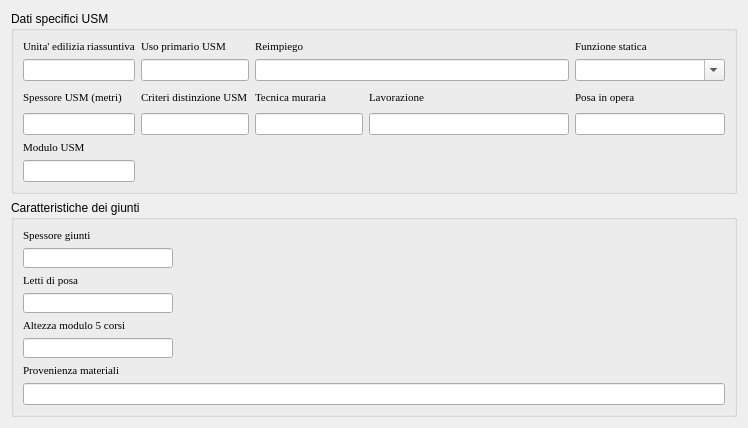
     <widget class="QWidget" name="tab_6">
      <attribute name="title">
       <string>USM</string>
      </attribute>
      <layout class="QGridLayout" name="gridLayout_31">
       <item row="0" column="0">
        <widget class="QgsCollapsibleGroupBox" name="groupBox_3">
         <property name="title">
          <string>Dati specifici USM </string>
         </property>
         <property name="collapsed">
          <bool>false</bool>
         </property>
         <layout class="QGridLayout" name="gridLayout_19">
          <item row="0" column="0">
           <layout class="QGridLayout" name="gridLayout_23">
            <item row="0" column="0">
             <widget class="QLabel" name="label_53">
              <property name="minimumSize">
               <size>
                <width>0</width>
                <height>0</height>
               </size>
              </property>
              <property name="font">
               <font>
                <family>Times New Roman</family>
                <pointsize>8</pointsize>
                <weight>50</weight>
                <italic>false</italic>
                <bold>false</bold>
               </font>
              </property>
              <property name="text">
               <string>Unita' edilizia riassuntiva</string>
              </property>
             </widget>
            </item>
            <item row="0" column="1">
             <widget class="QLabel" name="label_113">
              <property name="font">
               <font>
                <family>Times New Roman</family>
                <pointsize>8</pointsize>
                <weight>50</weight>
                <italic>false</italic>
                <bold>false</bold>
               </font>
              </property>
              <property name="text">
               <string>Uso primario USM</string>
              </property>
             </widget>
            </item>
            <item row="0" column="2">
             <widget class="QLabel" name="label_57">
              <property name="minimumSize">
               <size>
                <width>0</width>
                <height>0</height>
               </size>
              </property>
              <property name="maximumSize">
               <size>
                <width>16777215</width>
                <height>20</height>
               </size>
              </property>
              <property name="font">
               <font>
                <family>Times New Roman</family>
                <pointsize>8</pointsize>
                <weight>50</weight>
                <italic>false</italic>
                <bold>false</bold>
               </font>
              </property>
              <property name="text">
               <string>Reimpiego</string>
              </property>
             </widget>
            </item>
            <item row="0" column="4">
             <widget class="QLabel" name="label_52">
              <property name="minimumSize">
               <size>
                <width>0</width>
                <height>0</height>
               </size>
              </property>
              <property name="font">
               <font>
                <family>Times New Roman</family>
                <pointsize>8</pointsize>
                <weight>50</weight>
                <italic>false</italic>
                <bold>false</bold>
               </font>
              </property>
              <property name="text">
               <string>Funzione statica</string>
              </property>
             </widget>
            </item>
            <item row="1" column="0">
             <widget class="QLineEdit" name="lineEdit_unita_edilizia_riassuntiva_usm">
              <property name="enabled">
               <bool>true</bool>
              </property>
              <property name="minimumSize">
               <size>
                <width>0</width>
                <height>20</height>
               </size>
              </property>
              <property name="font">
               <font>
                <family>Times New Roman</family>
                <pointsize>8</pointsize>
                <weight>50</weight>
                <italic>false</italic>
                <bold>false</bold>
               </font>
              </property>
             </widget>
            </item>
            <item row="1" column="1">
             <widget class="QLineEdit" name="lineEdit_uso_primario_usm">
              <property name="minimumSize">
               <size>
                <width>0</width>
                <height>20</height>
               </size>
              </property>
             </widget>
            </item>
            <item row="1" column="2" colspan="2">
             <widget class="QLineEdit" name="lineEdit_reimpiego_usm">
              <property name="enabled">
               <bool>true</bool>
              </property>
              <property name="minimumSize">
               <size>
                <width>200</width>
                <height>20</height>
               </size>
              </property>
              <property name="font">
               <font>
                <family>Times New Roman</family>
                <pointsize>8</pointsize>
                <weight>50</weight>
                <italic>false</italic>
                <bold>false</bold>
               </font>
              </property>
              <property name="frame">
               <bool>true</bool>
              </property>
              <property name="cursorMoveStyle">
               <enum>Qt::LogicalMoveStyle</enum>
              </property>
             </widget>
            </item>
            <item row="1" column="4">
             <widget class="QComboBox" name="comboBox_funz_statica_usm">
              <property name="sizePolicy">
               <sizepolicy hsizetype="Preferred" vsizetype="Preferred">
                <horstretch>0</horstretch>
                <verstretch>0</verstretch>
               </sizepolicy>
              </property>
              <property name="minimumSize">
               <size>
                <width>150</width>
                <height>20</height>
               </size>
              </property>
              <property name="font">
               <font>
                <family>Times New Roman</family>
                <pointsize>8</pointsize>
                <weight>50</weight>
                <italic>false</italic>
                <bold>false</bold>
               </font>
              </property>
              <property name="editable">
               <bool>true</bool>
              </property>
             </widget>
            </item>
            <item row="2" column="0">
             <widget class="QLabel" name="label_106">
              <property name="font">
               <font>
                <family>Times New Roman</family>
                <pointsize>8</pointsize>
                <weight>50</weight>
                <italic>false</italic>
                <bold>false</bold>
               </font>
              </property>
              <property name="text">
               <string>Spessore USM (metri)</string>
              </property>
             </widget>
            </item>
            <item row="2" column="1">
             <widget class="QLabel" name="label_112">
              <property name="font">
               <font>
                <family>Times New Roman</family>
                <pointsize>8</pointsize>
                <weight>50</weight>
                <italic>false</italic>
                <bold>false</bold>
               </font>
              </property>
              <property name="text">
               <string>Criteri distinzione USM</string>
              </property>
             </widget>
            </item>
            <item row="2" column="2">
             <widget class="QLabel" name="label_107">
              <property name="font">
               <font>
                <family>Times New Roman</family>
                <pointsize>8</pointsize>
                <weight>50</weight>
                <italic>false</italic>
                <bold>false</bold>
               </font>
              </property>
              <property name="text">
               <string>Tecnica muraria</string>
              </property>
             </widget>
            </item>
            <item row="2" column="3">
             <widget class="QLabel" name="label_56">
              <property name="minimumSize">
               <size>
                <width>0</width>
                <height>20</height>
               </size>
              </property>
              <property name="maximumSize">
               <size>
                <width>16777215</width>
                <height>20</height>
               </size>
              </property>
              <property name="font">
               <font>
                <family>Times New Roman</family>
                <pointsize>8</pointsize>
                <weight>50</weight>
                <italic>false</italic>
                <bold>false</bold>
               </font>
              </property>
              <property name="text">
               <string>Lavorazione</string>
              </property>
             </widget>
            </item>
            <item row="2" column="4">
             <widget class="QLabel" name="label_58">
              <property name="minimumSize">
               <size>
                <width>0</width>
                <height>20</height>
               </size>
              </property>
              <property name="maximumSize">
               <size>
                <width>16777215</width>
                <height>20</height>
               </size>
              </property>
              <property name="font">
               <font>
                <family>Times New Roman</family>
                <pointsize>8</pointsize>
                <weight>50</weight>
                <italic>false</italic>
                <bold>false</bold>
               </font>
              </property>
              <property name="text">
               <string>Posa in opera</string>
              </property>
             </widget>
            </item>
            <item row="3" column="0">
             <widget class="QLineEdit" name="lineEdit_spessore_usm">
              <property name="minimumSize">
               <size>
                <width>0</width>
                <height>20</height>
               </size>
              </property>
             </widget>
            </item>
            <item row="3" column="1">
             <widget class="QLineEdit" name="lineEdit_criteri_distinzione_usm">
              <property name="minimumSize">
               <size>
                <width>0</width>
                <height>20</height>
               </size>
              </property>
             </widget>
            </item>
            <item row="3" column="2">
             <widget class="QLineEdit" name="lineEdit_tecnica_muraria_usm">
              <property name="minimumSize">
               <size>
                <width>0</width>
                <height>20</height>
               </size>
              </property>
             </widget>
            </item>
            <item row="3" column="3">
             <widget class="QLineEdit" name="lineEdit_lavorazione_usm">
              <property name="enabled">
               <bool>true</bool>
              </property>
              <property name="minimumSize">
               <size>
                <width>200</width>
                <height>20</height>
               </size>
              </property>
              <property name="font">
               <font>
                <family>Times New Roman</family>
                <pointsize>8</pointsize>
                <weight>50</weight>
                <italic>false</italic>
                <bold>false</bold>
               </font>
              </property>
             </widget>
            </item>
            <item row="3" column="4">
             <widget class="QLineEdit" name="lineEdit_posa_in_opera_usm">
              <property name="enabled">
               <bool>true</bool>
              </property>
              <property name="minimumSize">
               <size>
                <width>0</width>
                <height>20</height>
               </size>
              </property>
              <property name="font">
               <font>
                <family>Times New Roman</family>
                <pointsize>8</pointsize>
                <weight>50</weight>
                <italic>false</italic>
                <bold>false</bold>
               </font>
              </property>
             </widget>
            </item>
            <item row="4" column="0">
             <widget class="QLabel" name="label_108">
              <property name="font">
               <font>
                <family>Times New Roman</family>
                <pointsize>8</pointsize>
                <weight>50</weight>
                <italic>false</italic>
                <bold>false</bold>
               </font>
              </property>
              <property name="text">
               <string>Modulo USM</string>
              </property>
             </widget>
            </item>
            <item row="5" column="0">
             <widget class="QLineEdit" name="lineEdit_modulo_usm">
              <property name="minimumSize">
               <size>
                <width>0</width>
                <height>20</height>
               </size>
              </property>
             </widget>
            </item>
           </layout>
          </item>
         </layout>
        </widget>
       </item>
       <item row="1" column="0">
        <widget class="QgsCollapsibleGroupBox" name="groupBox_4">
         <property name="title">
          <string>Caratteristiche dei giunti</string>
         </property>
         <property name="collapsed">
          <bool>false</bool>
         </property>
         <layout class="QGridLayout" name="gridLayout_22">
          <item row="0" column="0">
           <layout class="QGridLayout" name="gridLayout">
            <item row="0" column="0">
             <widget class="QLabel" name="label_63">
              <property name="font">
               <font>
                <family>Times New Roman</family>
                <pointsize>8</pointsize>
                <weight>50</weight>
                <italic>false</italic>
                <bold>false</bold>
               </font>
              </property>
              <property name="text">
               <string>Spessore giunti</string>
              </property>
             </widget>
            </item>
            <item row="1" column="0">
             <widget class="QLineEdit" name="lineEdit_spessore_giunti_usm">
              <property name="enabled">
               <bool>true</bool>
              </property>
              <property name="minimumSize">
               <size>
                <width>150</width>
                <height>20</height>
               </size>
              </property>
              <property name="maximumSize">
               <size>
                <width>150</width>
                <height>20</height>
               </size>
              </property>
              <property name="font">
               <font>
                <family>Times New Roman</family>
                <pointsize>8</pointsize>
                <weight>50</weight>
                <italic>false</italic>
                <bold>false</bold>
               </font>
              </property>
             </widget>
            </item>
            <item row="2" column="0">
             <widget class="QLabel" name="label_64">
              <property name="font">
               <font>
                <family>Times New Roman</family>
                <pointsize>8</pointsize>
                <weight>50</weight>
                <italic>false</italic>
                <bold>false</bold>
               </font>
              </property>
              <property name="text">
               <string>Letti di posa</string>
              </property>
             </widget>
            </item>
            <item row="3" column="0">
             <widget class="QLineEdit" name="lineEdit_letti_di_posa_giunti_usm">
              <property name="enabled">
               <bool>true</bool>
              </property>
              <property name="minimumSize">
               <size>
                <width>150</width>
                <height>20</height>
               </size>
              </property>
              <property name="maximumSize">
               <size>
                <width>150</width>
                <height>20</height>
               </size>
              </property>
              <property name="font">
               <font>
                <family>Times New Roman</family>
                <pointsize>8</pointsize>
                <weight>50</weight>
                <italic>false</italic>
                <bold>false</bold>
               </font>
              </property>
             </widget>
            </item>
            <item row="4" column="0">
             <widget class="QLabel" name="label_65">
              <property name="font">
               <font>
                <family>Times New Roman</family>
                <pointsize>8</pointsize>
                <weight>50</weight>
                <italic>false</italic>
                <bold>false</bold>
               </font>
              </property>
              <property name="text">
               <string>Altezza modulo 5 corsi</string>
              </property>
             </widget>
            </item>
            <item row="5" column="0">
             <widget class="QLineEdit" name="lineEdit_h_modulo_c_corsi_usm">
              <property name="enabled">
               <bool>true</bool>
              </property>
              <property name="minimumSize">
               <size>
                <width>150</width>
                <height>20</height>
               </size>
              </property>
              <property name="maximumSize">
               <size>
                <width>150</width>
                <height>20</height>
               </size>
              </property>
              <property name="font">
               <font>
                <family>Times New Roman</family>
                <pointsize>8</pointsize>
                <weight>50</weight>
                <italic>false</italic>
                <bold>false</bold>
               </font>
              </property>
             </widget>
            </item>
            <item row="6" column="0">
             <widget class="QLabel" name="Provenienzamateriali">
              <property name="font">
               <font>
                <family>Times New Roman</family>
                <pointsize>8</pointsize>
                <weight>50</weight>
                <italic>false</italic>
                <bold>false</bold>
               </font>
              </property>
              <property name="text">
               <string>Provenienza materiali</string>
              </property>
             </widget>
            </item>
            <item row="7" column="0">
             <widget class="QLineEdit" name="lineEdit_provenienza_materiali_usm">
              <property name="minimumSize">
               <size>
                <width>0</width>
                <height>20</height>
               </size>
              </property>
             </widget>
            </item>
           </layout>
          </item>
         </layout>
        </widget>
       </item>
      </layout>
     </widget>
